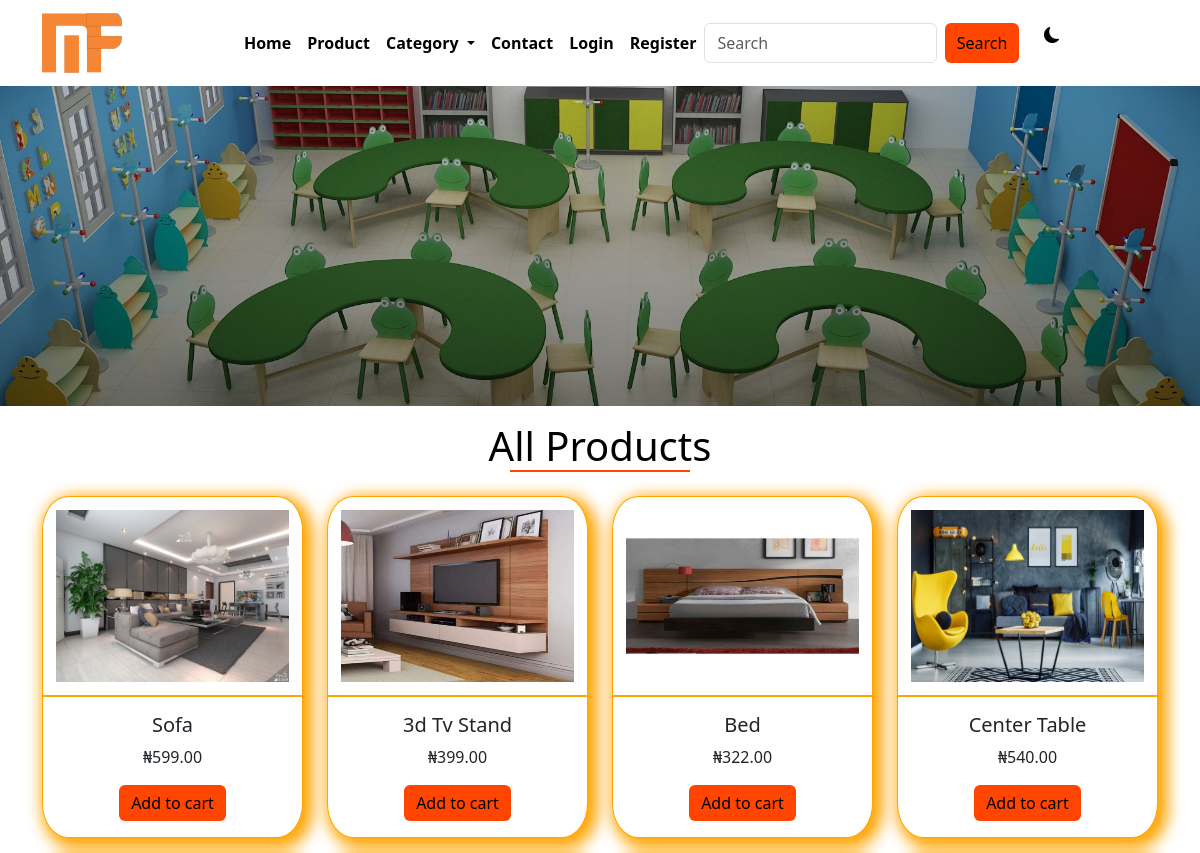
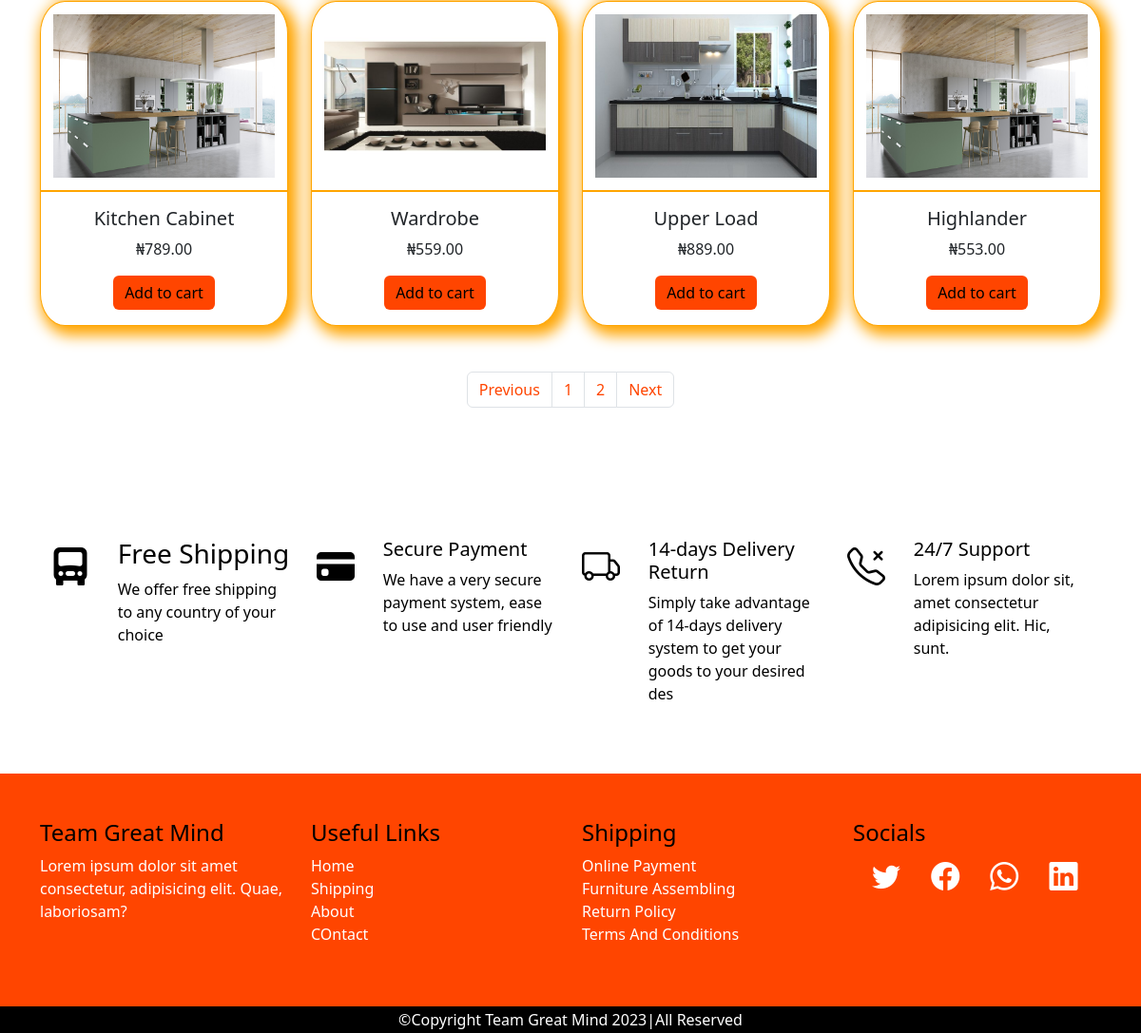
Page /products on the committed database (2 pictures, top to bottom).
### main/models.py (models this page shows, shortened)
class AppInfo(models.Model):
    appname = models.CharField(max_length=50)
    avater= models.ImageField(upload_to='avater', default=True)
    logo = models.ImageField(upload_to='logo')
    carousel1 = models.ImageField(upload_to='carousel')
    carousel2 = models.ImageField(upload_to='carousel')
    carousel3 = models.ImageField(upload_to='carousel')
    banner = models.ImageField(upload_to= 'banner')
    copyright = models.IntegerField()

class Product(models.Model):
    category = models.ForeignKey(Category, on_delete=models.CASCADE)
    name = models.CharField(max_length=50)
    slug = models.SlugField(unique=True)
    pix = models.ImageField(upload_to='pix')
    price = models.DecimalField(max_digits=5, decimal_places=2)
    discount_price = models.DecimalField(max_digits=5, decimal_places=2, blank=True, null=True)
    description = models.TextField()
    featured= models.BooleanField(default=False)
    uploaded = models.DateField(auto_now=True)
    edited = models.DateField(auto_now_add=True)

### main/views.py (the view)
# urls.py: path('products', views.products, name='products'),
def products(request):
    allprod = Product.objects.all()
    p = Paginator(allprod, 8)
    page = request.GET.get('page')
    pagin = p.get_page(page)
    context = {
        'pagin':pagin
    }
    return render(request, 'product.html', context)

### main/context_processor.py (called while the page is built)
def dropdown(request):
     info= AppInfo.objects.get(pk=1)
     fcat = Category.objects.all()
     context = {
          'info': info,
          'fcat': fcat,
     }
     return context

def cartcount(request):
     count= Cart.objects.filter(user__username= request.user.username, paid=False)
     itemcount=0
     for item in count:
          itemcount += item.quantity
     context = {
          'itemcount': itemcount
     }
     return context

### main/templates/product.html (shortened to what this page needs)
{% extends 'base.html' %}
{% block header %} {% include 'header.html' %}{% endblock header %}
{% block banner %} {% include 'banner.html' %}{% endblock banner %}
{% block content %}
    <div class="container">
        <div class="row mt-3">
            <h1 class="title">All Products</h1>
            {% for item in pagin %}
                <div class="col-12 col-md-6 col-lg-3 mt-3 product">
                    <div class="card">
                        <a href="{% url 'detail' item.id item.slug %}"><img src="{{item.pix.url}}" class="card-img-top" alt="..."></a>
                        <div class="card-body">
                        <h5 class="card-title">{{item.name|title}}</h5>
                        <p class="card-text">&#8358{{item.price}}</p>
                        <form action="{% url 'add_to_cart' %}" method="POST">
                            <button type="submit" class="btn btn-warning">Add to cart</button>
                        </form>
                    </div>
                    </div>
                </div>
            {% endfor %}
        <nav aria-label="Page navigation example">
            <ul class="pagination justify-content-center mt-5 mb-5">
                {% if pagin.has_previous %}
                    <li class="page-item"><a class="page-link" href="?page={{pagin.previous_page_number}}">Previous</a></li>
                {% else %}
                    <li class="page-item"><a class="page-link" href="?page=1">Previous</a></li>
                {% endif %}
                {% for item in pagin.paginator.page_range %}
                    {% if pagin.number == item %}
                    <li class="page-item"><a class="page-link" href="#">{{item}}</a></li>
                {% else %}
                     <li class="page-item"><a class="page-link" href="?page={{item}}">{{item}}</a></li>
                {% endif %}
                {% endfor %}
                {% if pagin.has_next %}
                    <li class="page-item"><a class="page-link" href="?page={{pagin.next_page_number}}">Next</a></li>
                {% else %}
                    <li class="page-item"><a class="page-link" href="?page={{pagin.paginator.num_pages}}">Next</a></li>
                {% endif %}
            </ul>
        </nav>
    </div>
    <div class="container-fluid ship">
     <div class="row mt-5 mb-5">
        <div class="col-12 col-md-3">
            <div class="row">
                <div class="col-3">
                    <i class="bi bi-truck-front-fill"></i>
                </div>
                <div class="col-9">
                    <h3>Free Shipping</h3>
                    <p>We offer free shipping to any country of your choice</p>
                </div>
            </div>
        </div>
        <div class="col-12 col-md-3">
            <div class="row">
                <div class="col-3">
                    <i class="bi bi-credit-card-fill"></i>
                </div>
                <div class="col-9">
                    <h5>Secure Payment</h5>
                    <p>We have a very secure payment system, ease to use and user friendly</p>
                </div>
            </div>
        </div>
        <div class="col-12 col-md-3">
            <div class="row">
                <div class="col-3">
                    <i class="bi bi-truck"></i>
                </div>
                <div class="col-9">
                    <h5>14-days Delivery Return</h5>
                    <p>Simply take advantage of 14-days delivery system to get your goods to your desired des</p>
                </div>
            </div>
        </div>
        <div class="col-12 col-md-3">
            <div class="row">
                <div class="col-3">
                    <i class="bi bi-telephone-x"></i>
                </div>
                <div class="col-9">
                    <h5>24/7 Support</h5>
                    <p>Lorem ipsum dolor sit, amet consectetur adipisicing elit. Hic, sunt.</p>
                </div>
            </div>
        </div>
        </div>
    </div>
</div>
   {% endblock content %}
   {% block footer %} {% include 'footer.html' %}{% endblock footer %}

### main/templates/header.html (shortened to what this page needs)
<nav class="navbar navbar-expand-lg">
    <div class="container">
    <a class="navbar-brand" href="#"><img src="{{info.logo.url}}" alt="" style="height: 60px;"></a>
    <div class="collapse navbar-collapse" id="navbarSupportedContent">
    <ul class="navbar-nav mx-auto mb-2 mb-lg-0">
        {% if user.is_authenticated %}
        <li class="nav-item">
            <a class="nav-link" aria-current="page" href="{% url 'main' %}">Home</a>
        </li>
        <li class="nav-item">
            <a class="nav-link" href="{% url 'products' %}">Product</a>
        </li>
        <li class="nav-item dropdown">
            <a class="nav-link dropdown-toggle" href="#" role="button" data-bs-toggle="dropdown" aria-expanded="false">
                Category
            </a>
        <ul class="dropdown-menu">
            {% for item in fcat %}
                 <li><a class="dropdown-item" href="{% url 'category' item.id item.slug %}">{{item.name|title}}</a></li>
            {% endfor %}
        </ul>
        </li>
        <li class="nav-item">
            <a class="nav-link" href="{% url 'contact' %}">Contact</a>
        </li>
        <li class="nav-item">
            <a class="nav-link" href="{% url 'cart' %}">
                <div class="wrapper">
                    <i class="bi bi-cart4"></i>
                    <span class="badge">{{itemcount}}</span>
                </div>
            </a>
        </li>
        <li class="nav-item dropdown">
                <a class="nav-link dropdown-toggle" href="#" role="button" data-bs-toggle="dropdown" aria-expanded="false">
                    {% if user.customer %}
                    <img src="{{user.customer.pix.url}}" alt="" style="height: 25px;">
                    {% endif %}
                    <span>Hi! {{user.username}}</span>
                </a>
                <ul class="dropdown-menu">
                    <li><a class="dropdown-item" href="{% url 'profile' %}">Profile</a></li>
                    <li><a class="dropdown-item" href="{% url 'signout' %}">Logout</a></li>
                </ul>
             </li>
               </ul>
        {% else %}
        <li class="nav-item">
            <a class="nav-link" aria-current="page" href="{% url 'main' %}">Home</a>
        </li>
        <li class="nav-item">
            <a class="nav-link" href="{% url 'products' %}">Product</a>
        </li>
        <li class="nav-item dropdown">
            <a class="nav-link dropdown-toggle" href="#" role="button" data-bs-toggle="dropdown" aria-expanded="false">
                Category
            </a>
        </li>
        <li class="nav-item">
            <a class="nav-link" href="{% url 'contact' %}">Contact</a>
        </li>
        <li class="nav-item">
            <a class="nav-link" href="{% url 'signin' %}">Login</a>
        </li>
        <li class="nav-item">
            <a class="nav-link" href="{% url 'signup' %}">Register</a>
        </li>
        {% endif %}
<form class="d-flex search" role="search" action="{% url 'search' %}" method="POST">
    <input class="form-control me-2" name="search" type="search" placeholder="Search" aria-label="Search">
    <button class="btn btn-outline-success" type="submit">Search</button>
</form>
<div class="samson">
    <i class="bi bi-moon-fill"></i>
</div>
</div>
</div>
</nav>

### main/static/css/style.css (style rules this page uses)
* { padding: 0%; margin: 0%; box-sizing: border-box; }
.samson { margin-left: 3%; cursor: pointer; }
:root { --bg:white; --icon:black; --text:black; }
body { background: var(--bg) !important; color: var(--text) !important; }
.navbar { background: var(--bg) !important; }
.navbar-nav a { color: var(--text); font-weight: 600; }
.search button { background-color: orangered; border: none; color: black; font-weight: 500; }
.title { text-transform: capitalize; text-align: center; }
.title::after { content: ''; display: block; width: 180px; height: 2px; background-color: orangered; margin-left: auto; margin-right: auto; }
.bi-truck-front-fill { font-size: 50px; }
.ship { margin-top: 8%; margin-bottom: 5%; }
.ship i { font-size: 40px; }
.product .card { border: 1px solid orange; border-radius: 10%; box-shadow: 5px 5px 15px 5px orange; transition: 1s; }
.product img { padding: 5%; height: 200px; border-bottom: 2px solid orange; }
.product .card-body { text-align: center; }
.product .btn { background-color: orangered; border: none; }
.pagination a { color: orangered; font-weight: 500; }

### rows in the picture
AppInfo: logo (picture)
Product: pix (picture), name "Sofa", price "599.00"
Product: pix (picture), name "3d Tv Stand", price "399.00"
Product: pix (picture), name "Bed", price "322.00"
Product: pix (picture), name "Center Table", price "540.00"
Product: pix (picture), name "Kitchen Cabinet", price "789.00"
Product: pix (picture), name "Wardrobe", price "559.00"
Product: pix (picture), name "Upper Load", price "889.00"
Product: pix (picture), name "Highlander", price "553.00"

### other values in the picture
{{ item }} "1"
{{ item }} "2"
